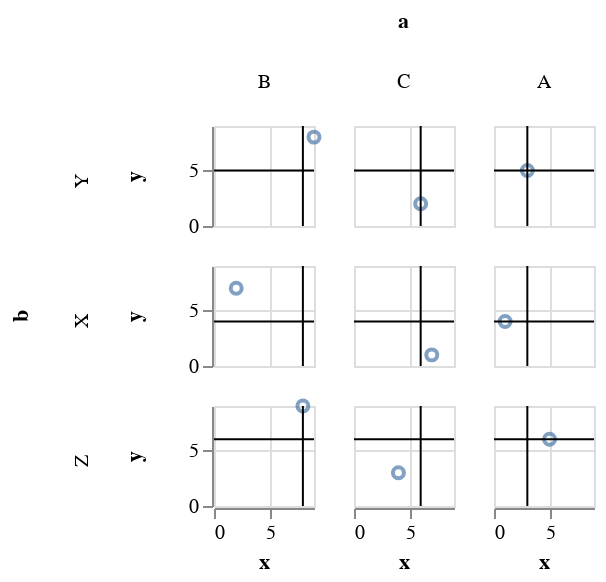

Here is the Vega-Lite specification saved for this chart:
### Vega specification from a JSON file in a GitHub repository (floating-point values rounded to 4 significant figures)
{"$schema": "https://vega.github.io/schema/vega/v4.json", "description": "A simple bar chart with embedded data.", "autosize": "pad", "padding": 5, "data": [{"name": "source_0", "values": [{"a": "A", "b": "X", "x": 1, "y": 4}, {"a": "A", "b": "Y", "x": 3, "y": 5}, {"a": "A", "b": "Z", "x": 5, "y": 6}, {"a": "B", "b": "X", "x": 2, "y": 7}, {"a": "B", "b": "Y", "x": 9, "y": 8}, {"a": "B", "b": "Z", "x": 8, "y": 9}, {"a": "C", "b": "X", "x": 7, "y": 1}, {"a": "C", "b": "Y", "x": 6, "y": 2}, {"a": "C", "b": "Z", "x": 4, "y": 3}]}, {"name": "data_0", "source": "source_0", "transform": [{"type": "window", "params": [null], "as": ["median_x_by_a"], "ops": ["median"], "fields": ["x"], "sort": {"field": [], "order": []}, "groupby": ["a"], "frame": [null, null]}, {"type": "window", "params": [null], "as": ["median_y_by_b"], "ops": ["median"], "fields": ["y"], "sort": {"field": [], "order": []}, "groupby": ["b"], "frame": [null, null]}, {"type": "formula", "expr": "datum[\"a\"]===\"B\" ? 0 : datum[\"a\"]===\"C\" ? 1 : datum[\"a\"]===\"A\" ? 2 : 3", "as": "column_a_sort_index"}, {"type": "formula", "expr": "datum[\"b\"]===\"Y\" ? 0 : datum[\"b\"]===\"X\" ? 1 : datum[\"b\"]===\"Z\" ? 2 : 3", "as": "row_b_sort_index"}, {"type": "formula", "expr": "datum[\"a\"]===\"B\" ? 0 : datum[\"a\"]===\"C\" ? 1 : datum[\"a\"]===\"A\" ? 2 : 3", "as": "column_a_sort_index"}, {"type": "formula", "expr": "datum[\"b\"]===\"Y\" ? 0 : datum[\"b\"]===\"X\" ? 1 : datum[\"b\"]===\"Z\" ? 2 : 3", "as": "row_b_sort_index"}]}, {"name": "column_domain", "source": "data_0", "transform": [{"type": "aggregate", "groupby": ["a"], "fields": ["column_a_sort_index"], "ops": ["max"], "as": ["column_a_sort_index"]}]}, {"name": "row_domain", "source": "data_0", "transform": [{"type": "aggregate", "groupby": ["b"], "fields": ["row_b_sort_index"], "ops": ["max"], "as": ["row_b_sort_index"]}]}, {"name": "data_2", "source": "data_0", "transform": [{"type": "aggregate", "groupby": ["b", "a"], "ops": ["median", "median"], "fields": ["median_y_by_b", "median_x_by_a"], "as": ["median_median_y_by_b", "median_median_x_by_a"]}]}], "signals": [{"name": "child_width", "value": 50}, {"name": "child_height", "value": 50}], "layout": {"padding": {"row": 10, "column": 10}, "offset": {"rowTitle": 10, "columnTitle": 10}, "columns": {"signal": "length(data('column_domain'))"}, "bounds": "full", "align": "all"}, "marks": [{"name": "row-title", "type": "group", "role": "row-title", "title": {"text": "b", "offset": 10, "orient": "left", "style": "guide-title"}}, {"name": "column-title", "type": "group", "role": "column-title", "title": {"text": "a", "offset": 10, "style": "guide-title"}}, {"name": "row_header", "type": "group", "role": "row-header", "from": {"data": "row_domain"}, "sort": {"field": "datum[\"row_b_sort_index\"]", "order": "ascending"}, "title": {"text": {"signal": "''+parent[\"b\"]"}, "offset": 10, "orient": "left", "style": "guide-label", "baseline": "middle"}, "encode": {"update": {"height": {"signal": "child_height"}}}, "axes": [{"scale": "y", "orient": "left", "grid": false, "title": "y", "labelOverlap": true, "tickCount": {"signal": "ceil(child_height/40)"}, "zindex": 1}]}, {"name": "column_header", "type": "group", "role": "column-header", "from": {"data": "column_domain"}, "sort": {"field": "datum[\"column_a_sort_index\"]", "order": "ascending"}, "title": {"text": {"signal": "''+parent[\"a\"]"}, "offset": 10, "style": "guide-label", "baseline": "middle"}, "encode": {"update": {"width": {"signal": "child_width"}}}}, {"name": "column_footer", "type": "group", "role": "column-footer", "from": {"data": "column_domain"}, "sort": {"field": "datum[\"column_a_sort_index\"]", "order": "ascending"}, "encode": {"update": {"width": {"signal": "child_width"}}}, "axes": [{"scale": "x", "orient": "bottom", "grid": false, "title": "x", "labelFlush": true, "labelOverlap": true, "tickCount": {"signal": "ceil(child_width/40)"}, "zindex": 1}]}, {"name": "cell", "type": "group", "style": "cell", "from": {"facet": {"name": "facet", "data": "data_0", "groupby": ["b", "a"], "aggregate": {"cross": true, "fields": ["row_b_sort_index", "column_a_sort_index"], "ops": ["max", "max"], "as": ["row_b_sort_index", "column_a_sort_index"]}}}, "sort": {"field": ["datum[\"row_b_sort_index\"]", "datum[\"column_a_sort_index\"]"], "order": ["ascending", "ascending"]}, "data": [{"source": "facet", "name": "data_0", "transform": [{"type": "aggregate", "groupby": [], "ops": ["median", "median"], "fields": ["median_y_by_b", "median_x_by_a"], "as": ["median_median_y_by_b", "median_median_x_by_a"]}]}], "encode": {"update": {"width": {"signal": "child_width"}, "height": {"signal": "child_height"}}}, "marks": [{"name": "child_layer_0_marks", "type": "symbol", "style": ["point"], "from": {"data": "facet"}, "encode": {"update": {"opacity": {"value": 0.7}, "fill": [{"test": "datum[\"x\"] === null || isNaN(datum[\"x\"]) || datum[\"y\"] === null || isNaN(datum[\"y\"])", "value": null}, {"value": "transparent"}], "stroke": [{"test": "datum[\"x\"] === null || isNaN(datum[\"x\"]) || datum[\"y\"] === null || isNaN(datum[\"y\"])", "value": null}, {"value": "#4c78a8"}], "tooltip": {"signal": "{\"x\": format(datum[\"x\"], \"\"), \"y\": format(datum[\"y\"], \"\")}"}, "x": {"scale": "x", "field": "x"}, "y": {"scale": "y", "field": "y"}}}}, {"name": "child_layer_1_marks", "type": "rule", "style": ["rule"], "from": {"data": "data_0"}, "encode": {"update": {"stroke": [{"test": "datum[\"median_median_x_by_a\"] === null || isNaN(datum[\"median_median_x_by_a\"])", "value": null}, {"value": "black"}], "tooltip": {"signal": "{\"Median of median_x_by_a\": format(datum[\"median_median_x_by_a\"], \"\")}"}, "x": {"scale": "x", "field": "median_median_x_by_a"}, "y": {"field": {"group": "height"}}, "y2": {"value": 0}}}}, {"name": "child_layer_2_marks", "type": "rule", "style": ["rule"], "from": {"data": "data_0"}, "encode": {"update": {"stroke": [{"test": "datum[\"median_median_y_by_b\"] === null || isNaN(datum[\"median_median_y_by_b\"])", "value": null}, {"value": "black"}], "tooltip": {"signal": "{\"Median of median_y_by_b\": format(datum[\"median_median_y_by_b\"], \"\")}"}, "x": {"value": 0}, "y": {"scale": "y", "field": "median_median_y_by_b"}, "x2": {"field": {"group": "width"}}}}}], "axes": [{"scale": "x", "orient": "bottom", "gridScale": "y", "grid": true, "tickCount": {"signal": "ceil(child_width/40)"}, "domain": false, "labels": false, "maxExtent": 0, "minExtent": 0, "ticks": false, "zindex": 0}, {"scale": "y", "orient": "left", "gridScale": "x", "grid": true, "tickCount": {"signal": "ceil(child_height/40)"}, "domain": false, "labels": false, "maxExtent": 0, "minExtent": 0, "ticks": false, "zindex": 0}]}], "scales": [{"name": "x", "type": "linear", "domain": {"fields": [{"data": "data_0", "field": "x"}, {"data": "data_2", "field": "median_median_x_by_a"}]}, "range": [0, {"signal": "child_width"}], "nice": true, "zero": true}, {"name": "y", "type": "linear", "domain": {"fields": [{"data": "data_0", "field": "y"}, {"data": "data_2", "field": "median_median_y_by_b"}]}, "range": [{"signal": "child_height"}, 0], "nice": true, "zero": true}], "config": {"axisY": {"minExtent": 30}}}
